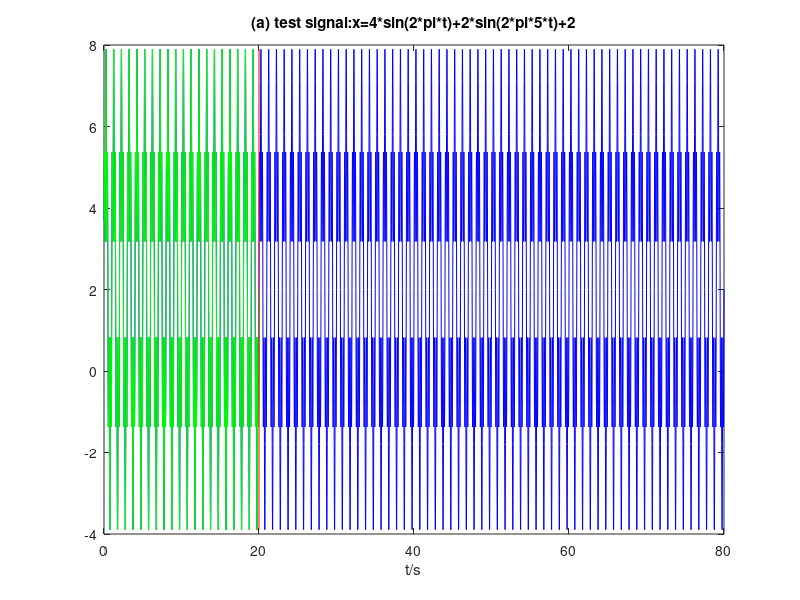
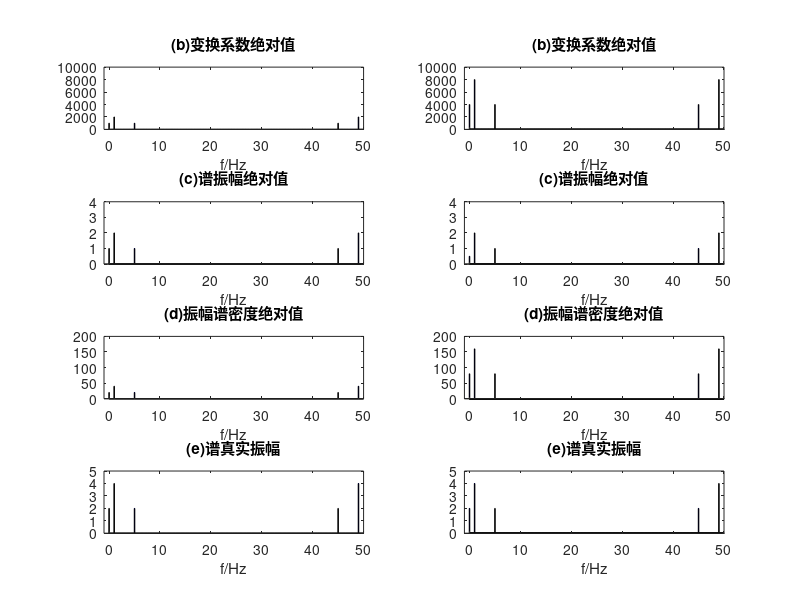
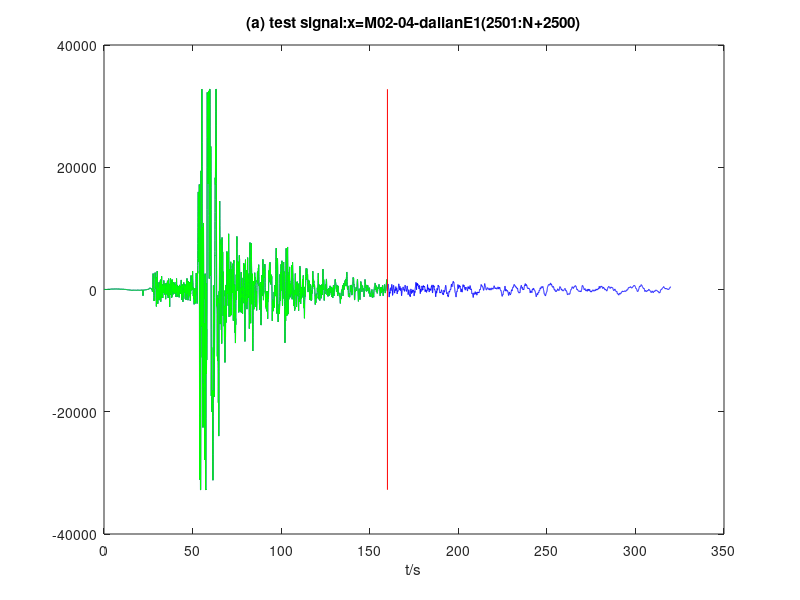
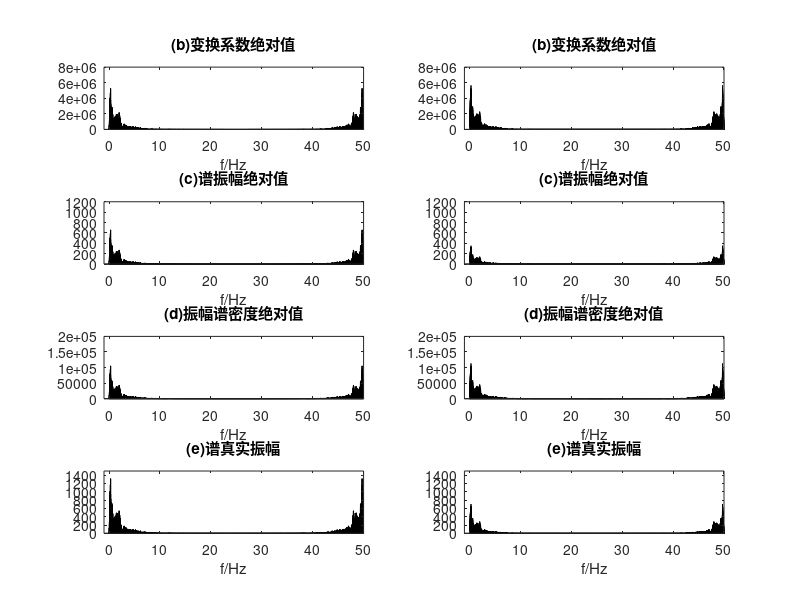

The MATLAB script that drew these images, in order:
% 计算时间序列的DFT绝对值
% 按时间窗归一化的傅里叶谱振幅绝对值
% 傅里叶振幅谱密度绝对值
% 傅里叶谱的真振幅

clearvars
%--使用持续的周期信号x(t)=3*sin(2*pi*t)+1.5*sin(2*pi*5*t)+2--------------------
inv         = 0.02;                             %采样频率
shoLen      = 1000;                             %短数据长度
shoSeq      = inv*(1:shoLen);
shoDat      = 4*sin(2*pi*shoSeq)+2*sin(2*pi*5*shoSeq)+2;   %???为什么不使用3*sin(2*pi*t)+1.5*sin(2*pi*5*t)+2???
lonLen      = 4000;                             %长数据长度
lonSeq      = inv*(1:lonLen);
lonDat      = 4*sin(2*pi*lonSeq)+2*sin(2*pi*5*lonSeq)+2;
%% 绘制生成波形--------------------------------------------------------------

scrsz = get(groot,'ScreenSize');
figure('Position',[scrsz(3)/3 scrsz(4)/2 scrsz(3)/2 scrsz(4)/4])
%???按书中说前1000个点，后面4000个点，（1000+4000）× 0.02=100s，不应该是80s的时间长,第二章P20???

%长80s绘图
plot(lonSeq(1:lonLen),lonDat(1:lonLen),'b')
hold on
plot(shoSeq(1:shoLen),shoDat(1:shoLen),'g')
hold on
plot([inv*shoLen,inv*shoLen],[max([shoDat,lonDat]),min([shoDat,lonDat])],'r')
xlabel('t/s')
title('(a) test signal:x=4*sin(2*pi*t)+2*sin(2*pi*5*t)+2')

%% 计算特征值
shoDf=1/(shoLen*inv);                   %???为什么横坐标这么计算???
shoF=shoDf*(1:shoLen)-shoDf;
lonDf=1/(lonLen*inv);
lonF=lonDf*(1:lonLen)-lonDf;

%% 计算变换系数绝对值
shoFft=fft(shoDat);
shoDftAbs=abs(shoFft);
shoDftAbs(1)=shoDftAbs(1)/2;            %???为什么第一个值要取一半值???
lonFft=fft(lonDat);
lonDftAbs=abs(lonFft);
lonDftAbs(1)=lonDftAbs(1)/2;
%% 计算谱振幅绝对值
shoFnAbs=abs(shoFft/shoLen);
shoFnAbs(1)=shoFnAbs(1)/2;              
lonFnAbs=abs(lonFft/lonLen);
lonFnAbs(1)=shoFnAbs(1)/2;
%% 计算振幅谱密度绝对值
shofndAbs=abs(inv*shoFft);
shofndAbs(1)=shofndAbs(1)/2;
lonFndAbs=abs(inv*lonFft);
lonFndAbs(1)=lonFndAbs(1)/2;
%% 计算谱真实振幅
shoReaAmp=2*abs(shoFft)/shoLen;
shoReaAmp(1)=shoReaAmp(1)/2;
lonReaAmp=2*abs(lonFft)/lonLen;
lonReaAmp(1)=lonReaAmp(1)/2;

%% 绘制计算结果--------------------------------------------------------------
scrsz = get(groot,'ScreenSize');
figure('Position',[scrsz(3)/3 scrsz(4)/2 scrsz(3)/2 scrsz(4)/2])
subplot(421)
bar(shoF(1:shoLen),shoDftAbs(1:shoLen),2,'b')
axis([-1 shoDf*shoLen 0 10000])
title('(b)变换系数绝对值')
xlabel('f/Hz')

subplot(422)
bar(lonF(1:lonLen),lonDftAbs(1:lonLen),8,'b')
axis([-1 lonDf*lonLen 0 10000])
title('(b)变换系数绝对值')
xlabel('f/Hz')

subplot(423)
bar(shoF(1:shoLen),shoFnAbs(1:shoLen),2,'b')
axis([-1 shoDf*shoLen 0 4])
title('(c)谱振幅绝对值')
xlabel('f/Hz')

subplot(424)
bar(lonF(1:lonLen),lonFnAbs(1:lonLen),8,'b')
axis([-1 lonDf*lonLen 0 4])
title('(c)谱振幅绝对值')
xlabel('f/Hz')

subplot(425)
bar(shoF(1:shoLen),shofndAbs(1:shoLen),2,'b')
axis([-1 shoDf*shoLen 0 200])
title('(d)振幅谱密度绝对值')
xlabel('f/Hz')

subplot(426)
bar(lonF(1:lonLen),lonFndAbs(1:lonLen),8,'b')
axis([-1 lonDf*lonLen 0 200])
title('(d)振幅谱密度绝对值')
xlabel('f/Hz')

subplot(427)
bar(shoF(1:shoLen),shoReaAmp(1:shoLen),2,'b')
axis([-1 shoDf*shoLen 0 5])
title('(e)谱真实振幅')
xlabel('f/Hz')

subplot(428)
bar(lonF(1:lonLen),lonReaAmp(1:lonLen),8,'b')
axis([-1 lonDf*lonLen 0 5])
title('(e)谱真实振幅')
xlabel('f/Hz')

%% 使用地震记录波形
load('M02_04_dalianE1.txt');                       %读入一道波形数据
lonLen      = 16000;
shoLen      = 8000;
lonDat      =M02_04_dalianE1(2501:lonLen+2500);
shoDat      =M02_04_dalianE1(2501:shoLen+2500);
inv         = 0.02;                                %采样频率
shoSeq      = inv*(1:shoLen);
lonSeq      = inv*(1:lonLen);

%% 绘制生成波形--------------------------------------------------------------

scrsz = get(groot,'ScreenSize');
figure('Position',[scrsz(3)/3 scrsz(4)/2 scrsz(3)/2 scrsz(4)/4])
plot(lonSeq(1:lonLen),lonDat(1:lonLen),'b')
hold on
plot(shoSeq(1:shoLen),shoDat(1:shoLen),'g')
hold on
plot([inv*shoLen,inv*shoLen],[max(lonDat),min(lonDat)],'r')
xlabel('t/s')
title('(a) test signal:x=M02-04-dalianE1(2501:N+2500)')

%% 计算特征值
shoDf=1/(shoLen*inv);
shoF=shoDf*(1:shoLen)-shoDf;
lonDf=1/(lonLen*inv);
lonF=lonDf*(1:lonLen)-lonDf;

%% 计算变换系数绝对值
shoFft=fft(shoDat);
shoDftAbs=abs(shoFft);
shoDftAbs(1)=shoDftAbs(1)/2;
lonFft=fft(lonDat);
lonDftAbs=abs(lonFft);
lonDftAbs(1)=lonDftAbs(1)/2;
%% 计算谱振幅绝对值
shoFnAbs=abs(shoFft/shoLen);
shoFnAbs(1)=shoFnAbs(1)/2;
lonFnAbs=abs(lonFft/lonLen);
lonFnAbs(1)=lonFnAbs(1)/2;
%% 计算振幅谱密度绝对值
shofndAbs=abs(inv*shoFft);
shofndAbs(1)=shofndAbs(1)/2;
lonFndAbs=abs(inv*lonFft);
lonFndAbs(1)=lonFndAbs(1)/2;
%% 计算谱真实振幅
shoReaAmp=2*abs(shoFft)/shoLen;
shoReaAmp(1)=shoReaAmp(1)/2;
lonReaAmp=2*abs(lonFft)/lonLen;
lonReaAmp(1)=lonReaAmp(1)/2;

%% 绘制计算结果--------------------------------------------------------------
scrsz = get(groot,'ScreenSize');
figure('Position',[scrsz(3)/3 scrsz(4)/2 scrsz(3)/2 scrsz(4)/2])

subplot(421)
bar(shoF(1:shoLen),shoDftAbs(1:shoLen),2)
axis([-1 shoDf*shoLen 0 8000000])
title('(b)变换系数绝对值')
xlabel('f/Hz')

subplot(422)
bar(lonF(1:lonLen),lonDftAbs(1:lonLen),2)
axis([-1 lonDf*lonLen 0 8000000])
title('(b)变换系数绝对值')
xlabel('f/Hz')

subplot(423)
bar(shoF(1:shoLen),shoFnAbs(1:shoLen),2)
axis([-1 shoDf*shoLen 0 1200])
title('(c)谱振幅绝对值')
xlabel('f/Hz')

subplot(424)
bar(lonF(1:lonLen),lonFnAbs(1:lonLen),2)
axis([-1 lonDf*lonLen 0 1200])
title('(c)谱振幅绝对值')
xlabel('f/Hz')

subplot(425)
bar(shoF(1:shoLen),shofndAbs(1:shoLen),2)
axis([-1 shoDf*shoLen 0 200000])
title('(d)振幅谱密度绝对值')
xlabel('f/Hz')

subplot(426)
bar(lonF(1:lonLen),lonFndAbs(1:lonLen),2)
axis([-1 lonDf*lonLen 0 200000])
title('(d)振幅谱密度绝对值')
xlabel('f/Hz')

subplot(427)
bar(shoF(1:shoLen),shoReaAmp(1:shoLen),2)
axis([-1 shoDf*shoLen 0 1500])
title('(e)谱真实振幅')
xlabel('f/Hz')

subplot(428)
bar(lonF(1:lonLen),lonReaAmp(1:lonLen),2)
axis([-1 lonDf*lonLen 0 1500])
title('(e)谱真实振幅')
xlabel('f/Hz')
